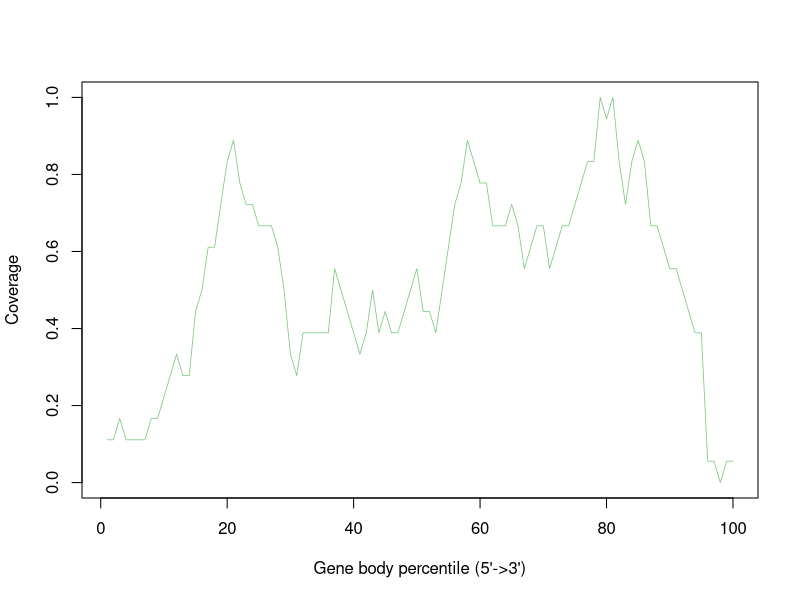

Recreate this plot in R.
Atha_Ler_0_sl_FLT_0.36G_Rep3_Aligned.sortedByCoord_sorted.out <- c(0.1111111111111111,0.1111111111111111,0.16666666666666666,0.1111111111111111,0.1111111111111111,0.1111111111111111,0.1111111111111111,0.16666666666666666,0.16666666666666666,0.2222222222222222,0.2777777777777778,0.3333333333333333,0.2777777777777778,0.2777777777777778,0.4444444444444444,0.5,0.6111111111111112,0.6111111111111112,0.7222222222222222,0.8333333333333334,0.8888888888888888,0.7777777777777778,0.7222222222222222,0.7222222222222222,0.6666666666666666,0.6666666666666666,0.6666666666666666,0.6111111111111112,0.5,0.3333333333333333,0.2777777777777778,0.3888888888888889,0.3888888888888889,0.3888888888888889,0.3888888888888889,0.3888888888888889,0.5555555555555556,0.5,0.4444444444444444,0.3888888888888889,0.3333333333333333,0.3888888888888889,0.5,0.3888888888888889,0.4444444444444444,0.3888888888888889,0.3888888888888889,0.4444444444444444,0.5,0.5555555555555556,0.4444444444444444,0.4444444444444444,0.3888888888888889,0.5,0.6111111111111112,0.7222222222222222,0.7777777777777778,0.8888888888888888,0.8333333333333334,0.7777777777777778,0.7777777777777778,0.6666666666666666,0.6666666666666666,0.6666666666666666,0.7222222222222222,0.6666666666666666,0.5555555555555556,0.6111111111111112,0.6666666666666666,0.6666666666666666,0.5555555555555556,0.6111111111111112,0.6666666666666666,0.6666666666666666,0.7222222222222222,0.7777777777777778,0.8333333333333334,0.8333333333333334,1.0,0.9444444444444444,1.0,0.8333333333333334,0.7222222222222222,0.8333333333333334,0.8888888888888888,0.8333333333333334,0.6666666666666666,0.6666666666666666,0.6111111111111112,0.5555555555555556,0.5555555555555556,0.5,0.4444444444444444,0.3888888888888889,0.3888888888888889,0.05555555555555555,0.05555555555555555,0.0,0.05555555555555555,0.05555555555555555)


pdf("Atha_Ler-0_sl_FLT_0.36G_Rep3.geneBodyCoverage.curves.pdf")
x=1:100
icolor = colorRampPalette(c("#7fc97f","#beaed4","#fdc086","#ffff99","#386cb0","#f0027f"))(1)
plot(x,Atha_Ler_0_sl_FLT_0.36G_Rep3_Aligned.sortedByCoord_sorted.out,type='l',xlab="Gene body percentile (5'->3')", ylab="Coverage",lwd=0.8,col=icolor[1])
dev.off()
